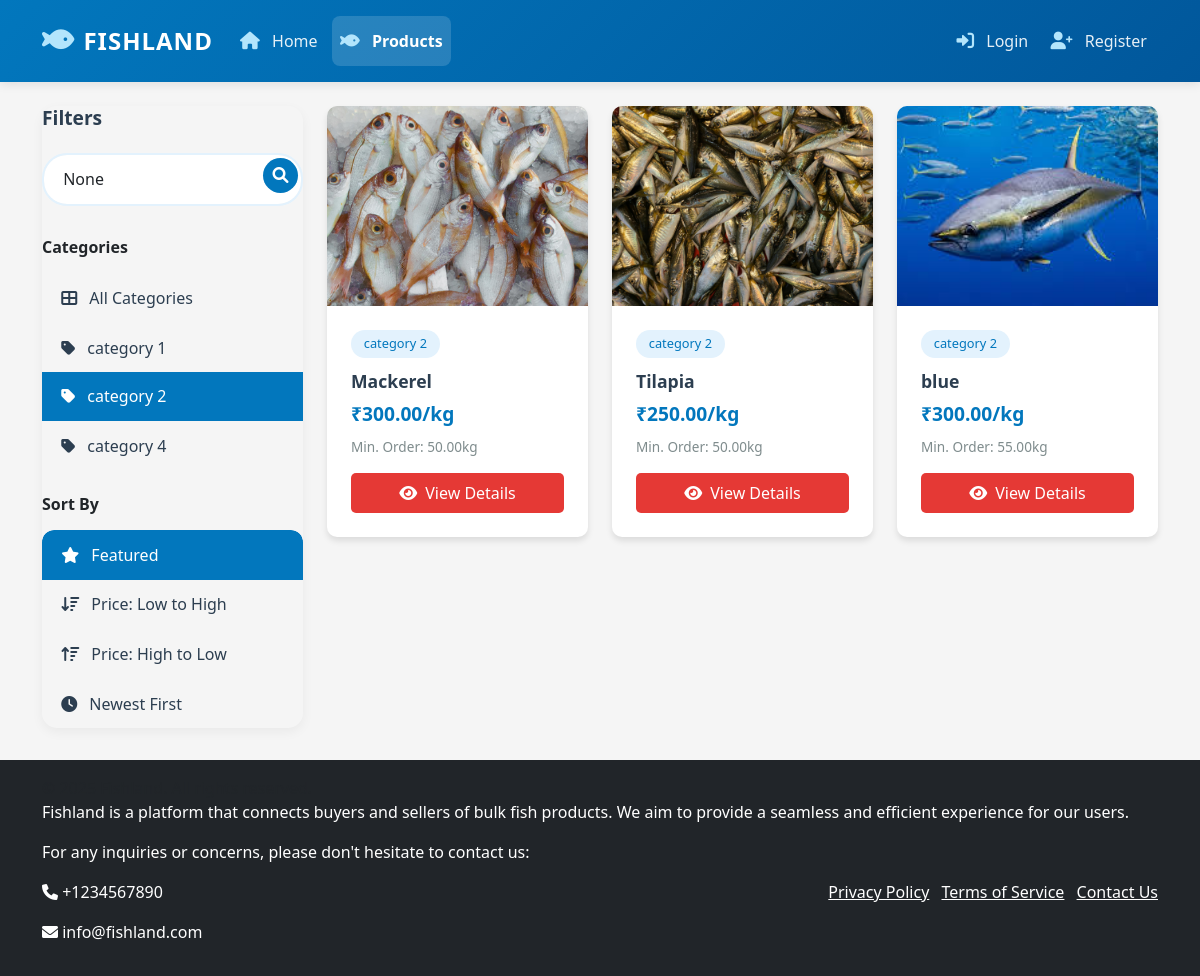
Page /products/?category=2 on the committed database.
### products/models.py (models this page shows, shortened)
class Category(models.Model):
    name = models.CharField(max_length=100)
    description = models.TextField(blank=True)
    image = models.ImageField(upload_to='category_images/', blank=True)
    class Meta:
        verbose_name_plural = 'Categories'

class Product(models.Model):
    seller = models.ForeignKey(settings.AUTH_USER_MODEL, on_delete=models.CASCADE)
    category = models.ForeignKey(Category, on_delete=models.SET_NULL, null=True)
    name = models.CharField(max_length=200)
    description = models.TextField()
    price_per_kg = models.DecimalField(max_digits=10, decimal_places=2)
    minimum_order_quantity = models.DecimalField(
        max_digits=10,
        decimal_places=2,
        validators=[MinValueValidator(0.01)]
    )
    stock_quantity = models.DecimalField(
        max_digits=10,
        decimal_places=2,
        validators=[MinValueValidator(0.0)]
    )
    image = models.ImageField(upload_to='product_images/')
    is_available = models.BooleanField(default=True)
    is_approved = models.BooleanField(default=False)
    created_at = models.DateTimeField(auto_now_add=True)
    updated_at = models.DateTimeField(auto_now=True)

### products/views.py (the view)
# urls.py: path('products/', views.product_list, name='product_list'),
def product_list(request):
    products = Product.objects.filter(is_approved=True, is_available=True).order_by('-created_at')
    query = request.GET.get('q')
    if query:
        products = products.filter(
            Q(name__icontains=query) |
            Q(description__icontains=query) |
            Q(category__name__icontains=query)
        )
    category_id = request.GET.get('category')
    if category_id:
        products = products.filter(category_id=category_id)
    sort_by = request.GET.get('sort')
    if sort_by == 'price_low':
        products = products.order_by('price_per_kg')
    elif sort_by == 'price_high':
        products = products.order_by('-price_per_kg')
    elif sort_by == 'newest':
        products = products.order_by('-created_at')
    paginator = Paginator(products, 12)  # Show 12 products per page
    page = request.GET.get('page')
    products = paginator.get_page(page)
    categories = Category.objects.all()
    context = {
        'products': products,
        'categories': categories,
        'current_category': category_id,
        'current_sort': sort_by,
        'search_query': query
    }
    return render(request, 'products/product_list.html', context)

### templates/products/product_list.html (shortened to what this page needs)
{% extends 'base.html' %}
{% load static %}
{% block content %}
<div class="container mt-4">
    <div class="row">
        <div class="col-md-3">
            <div class="filter-card">
                <div class="card-body">
                    <h5 class="card-title">Filters</h5>
                    <form method="get" class="search-form">
                        <input type="text" name="q" class="form-control" placeholder="Search products..." value="{{ search_query }}">
                        <button class="btn btn-primary" type="submit">
                            <i class="fas fa-search"></i>
                        </button>
                    </form>
                    <h6 class="mb-3 fw-bold">Categories</h6>
                    <div class="list-group filter-list mb-4">
                        <a href="{% url 'products:product_list' %}"
                           class="list-group-item list-group-item-action {% if not current_category %}active{% endif %}">
                            <i class="fas fa-th-large me-2"></i> All Categories
                        </a>
                        {% for category in categories %}
                        <a href="{% url 'products:product_list' %}?category={{ category.id }}"
                           class="list-group-item list-group-item-action {% if current_category == category.id|stringformat:'s' %}active{% endif %}">
                            <i class="fas fa-tag me-2"></i> {{ category.name }}
                        </a>
                        {% endfor %}
                    </div>
                    <h6 class="mb-3 fw-bold">Sort By</h6>
                    <div class="list-group filter-list">
                        <a href="{% url 'products:product_list' %}{% if current_category %}?category={{ current_category }}{% endif %}"
                           class="list-group-item list-group-item-action {% if not current_sort %}active{% endif %}">
                            <i class="fas fa-star me-2"></i> Featured
                        </a>
                        <a href="{% url 'products:product_list' %}?sort=price_low{% if current_category %}&category={{ current_category }}{% endif %}"
                           class="list-group-item list-group-item-action {% if current_sort == 'price_low' %}active{% endif %}">
                            <i class="fas fa-sort-amount-down me-2"></i> Price: Low to High
                        </a>
                        <a href="{% url 'products:product_list' %}?sort=price_high{% if current_category %}&category={{ current_category }}{% endif %}"
                           class="list-group-item list-group-item-action {% if current_sort == 'price_high' %}active{% endif %}">
                            <i class="fas fa-sort-amount-up me-2"></i> Price: High to Low
                        </a>
                        <a href="{% url 'products:product_list' %}?sort=newest{% if current_category %}&category={{ current_category }}{% endif %}"
                           class="list-group-item list-group-item-action {% if current_sort == 'newest' %}active{% endif %}">
                            <i class="fas fa-clock me-2"></i> Newest First
                        </a>
                    </div>
                </div>
            </div>
        </div>
        <div class="col-md-9">
            <div class="row">
                {% if products %}
                    {% for product in products %}
                    <div class="col-md-4 mb-4">
                        <div class="card product-card h-100">
                            <img src="{{ product.image.url }}" class="card-img-top" alt="{{ product.name }}">
                            <div class="card-body">
                                <span class="category-badge">{{ product.category.name }}</span>
                                <h5 class="card-title">{{ product.name }}</h5>
                                <p class="price mb-2">₹{{ product.price_per_kg }}/kg</p>
                                <p class="min-order mb-3">Min. Order: {{ product.minimum_order_quantity }}kg</p>
                                <a href="{% url 'products:product_detail' product.id %}" class="btn btn-primary view-details-btn w-100">
                                    <i class="fas fa-eye me-2"></i>View Details
                                </a>
                            </div>
                        </div>
                    </div>
                    {% endfor %}
                {% else %}
                    <div class="col-12">
                        <div class="alert alert-info border-0 rounded-3 shadow-sm">
                            <i class="fas fa-info-circle me-2"></i>No products found.
                        </div>
                    </div>
                {% endif %}
            </div>
        </div>
    </div>
</div>
{% endblock %}

### templates/products/product_list.html (style rules this page uses)
.product-card { border: none; border-radius: 15px; transition: transform 0.3s ease, box-shadow 0.3s ease; overflow: hidden; }
.product-card .card-img-top { height: 200px; object-fit: cover; transition: transform 0.3s ease; }
.product-card .card-body { padding: 1.5rem; }
.product-card .card-title { font-size: 1.1rem; font-weight: 600; margin-bottom: 0.5rem; color: #2c3e50; }
.product-card .price { font-size: 1.2rem; font-weight: 700; color: #0277bd; }
.product-card .min-order { font-size: 0.85rem; color: #7f8c8d; }
.category-badge { background: #e3f2fd; color: #0277bd; padding: 0.3rem 0.8rem; border-radius: 20px; font-size: 0.8rem; font-weight: 500; display: inline-block; margin-bottom: 0.8rem; }
.filter-card { border: none; border-radius: 15px; box-shadow: 0 4px 12px rgba(0,0,0,0.05); margin-bottom: 2rem; }
.filter-card .card-title { color: #2c3e50; font-weight: 600; font-size: 1.2rem; margin-bottom: 1.5rem; }
.search-form { position: relative; margin-bottom: 2rem; }
.search-form input { border-radius: 25px; padding: 0.8rem 1.2rem; padding-right: 3rem; border: 2px solid #e3f2fd; transition: border-color 0.3s ease; }
.search-form button { position: absolute; right: 5px; top: 5px; border-radius: 50%; width: 35px; height: 35px; padding: 0; display: flex; align-items: center; justify-content: center; background: #0277bd; border: none; }
.filter-list { border-radius: 12px; overflow: hidden; }
.filter-list .list-group-item { border: none; padding: 0.8rem 1.2rem; color: #2c3e50; background: transparent; transition: all 0.3s ease; }
.filter-list .list-group-item.active { background: #0277bd; color: white; }
.view-details-btn { background: #0277bd; border: none; border-radius: 25px; padding: 0.8rem 1.5rem; font-weight: 500; transition: all 0.3s ease; }

### templates/base.html (style rules this page uses)
:root { --primary-color: #e53935; --secondary-color: #ffcdd2; --dark-color: #212121; --light-color: #f5f5f5; }
body { background-color: var(--light-color); }
.card { border: none; border-radius: 10px; box-shadow: 0 4px 6px rgba(0, 0, 0, 0.1); transition: transform 0.3s ease; }
.btn { border-radius: 5px; padding: 0.5rem 1.5rem; font-weight: 500; transition: all 0.3s ease; }
.btn-primary { background-color: var(--primary-color); border-color: var(--primary-color); }

### rows in the picture
Category: name "category 1"
Category: name "category 2"
Category: name "category 4"
Product: image (picture), category.name "category 2", name "Mackerel", price_per_kg "300.00", minimum_order_quantity "50.00"
Product: image (picture), category.name "category 2", name "Tilapia", price_per_kg "250.00", minimum_order_quantity "50.00"
Product: image (picture), category.name "category 2", name "blue", price_per_kg "300.00", minimum_order_quantity "55.00"
